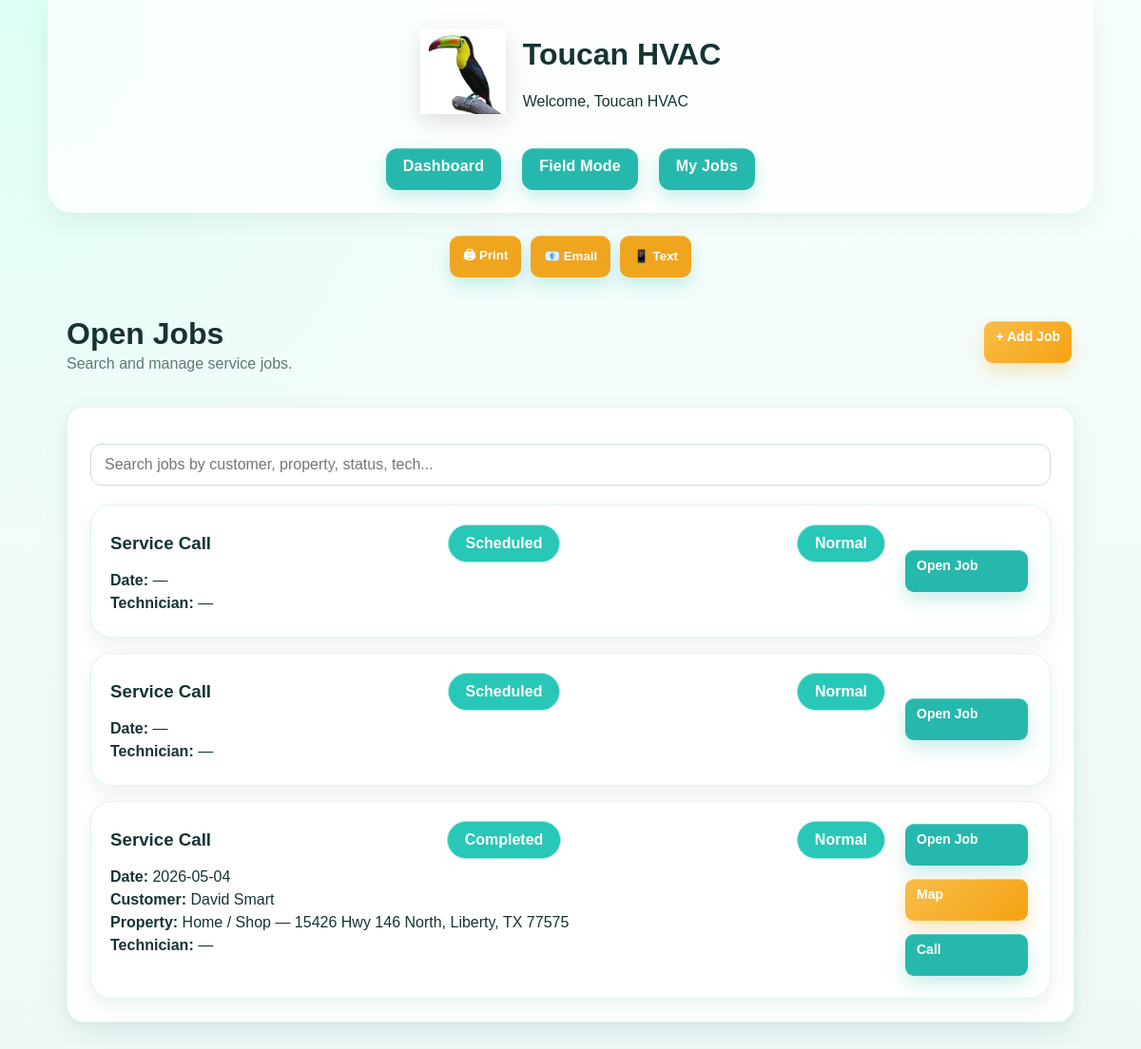
Before: /service-jobs with the older database file.
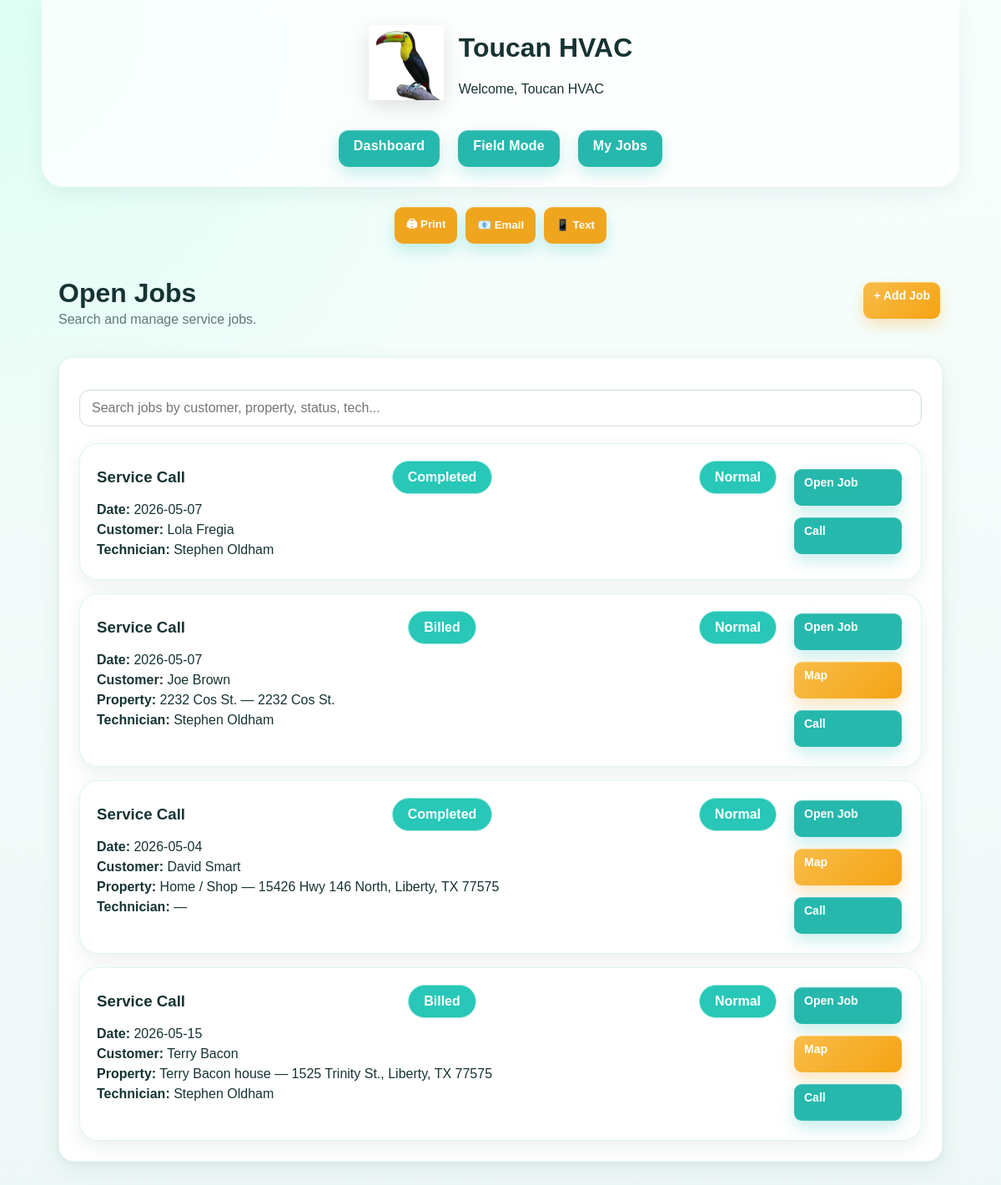
After: the same page with the newer database file.
### app.py (models this page shows)
class ServiceJob(db.Model):
    id = db.Column(db.Integer, primary_key=True)
    customer_id = db.Column(db.Integer, db.ForeignKey('customer.id'))
    property_id = db.Column(db.Integer, db.ForeignKey('property.id'))
    description = db.Column(db.Text)
    scheduled_date = db.Column(db.String(50))
    status = db.Column(db.String(50), default="Scheduled")
    technician = db.Column(db.String(100))
    created_at = db.Column(db.DateTime, default=datetime.utcnow)

class Customer(db.Model):
    id = db.Column(db.Integer, primary_key=True)
    first_name = db.Column(db.String(120), nullable=False)
    last_name = db.Column(db.String(120), nullable=False)
    phone = db.Column(db.String(50))
    email = db.Column(db.String(120))

class Property(db.Model):
    id = db.Column(db.Integer, primary_key=True)
    property_name = db.Column(db.String(120), nullable=False)
    address = db.Column(db.String(200), nullable=False)
    customer_id = db.Column(db.Integer, db.ForeignKey("customer.id"), nullable=False)

### app.py (the view)
@app.route('/service-jobs')
def service_jobs():
    jobs = ServiceJob.query.all()
    customers = {c.id: c for c in Customer.query.all()}
    properties = {p.id: p for p in Property.query.all()}
    return render_template(
        'service_jobs.html',
        jobs=jobs,
        customers=customers,
        properties=properties,
        user=current_user()
    )

### app.py (called while the page is built)
def current_user():
    user_id = session.get("user_id")
    if not user_id:
        return None
    return db.session.get(User, user_id)

### templates/service_jobs.html (shortened to what this page needs)
{% extends "base.html" %}
{% block content %}
<div class="page-title-row">
  <div>
    <h1>Open Jobs</h1>
    <p>Search and manage service jobs.</p>
  </div>
  <a class="action-btn gold" href="/service-jobs/new">+ Add Job</a>
</div>
<div class="card">
  <input id="jobSearch"
         class="search-box"
         placeholder="Search jobs by customer, property, status, tech..."
         onkeyup="searchJobs()">
  <div class="job-card-list">
    {% for job in jobs %}
      {% set customer = customers.get(job.customer_id) %}
      {% set property = properties.get(job.property_id) %}
      <div class="job-list-card">
        <div class="job-card-main">
          <div class="job-card-top">
            <h3>{{ job.description or "Service Call" }}</h3>
            <span class="status-pill">{{ job.status or "Scheduled" }}</span>
            {% if job.priority == "Emergency" %}
              <span class="status-pill danger-pill priority-pill">🚨 Emergency</span>
            {% elif job.priority == "Urgent" %}
              <span class="status-pill urgent-pill priority-pill">⚠️ Urgent</span>
            {% else %}
              <span class="status-pill priority-pill">Normal</span>
            {% endif %}
          </div>
          <p><b>Date:</b> {{ job.scheduled_date or "—" }}</p>
          {% if customer %}
            <p><b>Customer:</b> {{ customer.first_name }} {{ customer.last_name }}</p>
          {% endif %}
          {% if property %}
            <p><b>Property:</b> {{ property.property_name }} — {{ property.address }}</p>
          {% endif %}
          <p><b>Technician:</b> {{ job.technician or "—" }}</p>
        </div>
        <div class="job-card-actions">
          <a class="action-btn" href="/service-jobs/{{ job.id }}">Open Job</a>
          {% if property %}
            <a class="action-btn gold"
               target="_blank"
               href="https://www.google.com/maps/search/?api=1&query={{ property.address | urlencode }}">
               Map
            </a>
          {% endif %}
          {% if customer and customer.phone %}
            <a class="action-btn" href="tel:{{ customer.phone }}">Call</a>
          {% endif %}
        </div>
      </div>
    {% else %}
      <p>No jobs yet.</p>
    {% endfor %}
  </div>
</div>
{% endblock %}

### templates/base.html (shortened to what this page needs)
<!doctype html>
<html>
<head>
  <link rel="stylesheet" href="{{ url_for('static', filename='style.css') }}">
</head>
<body>
<header class="main-header">
  <div class="logo-area">
    <img src="/static/logo.png" class="logo">
    <div>
      <h1>Toucan HVAC</h1>
      <p>Welcome, {{ user.name if user else "Toucan HVAC" }}</p>
    </div>
  </div>
<div class="nav-row">
  <a class="nav-pill" href="/">Dashboard</a>
  <a class="nav-pill" href="/tech-mobile">Field Mode</a>
  <a class="nav-pill" href="/my-jobs">My Jobs</a>
</div>
</header>
  <main class="page-wrap">
<div class="page-tools">
  <button onclick="window.print()">🖨 Print</button>
  <button onclick="emailPage()">📧 Email</button>
  <button onclick="textPage()">📱 Text</button>
</div>
{% block content %}{% endblock %}
  </main>
</body>
</html>

Changed rows visible on the page:
changed ServiceJob (number 1 of 4 on the later page): status "Scheduled" → "Completed"; scheduled_date "—" → "2026-05-07"; technician "—" → "Stephen Oldham"; now shows "Customer: Call"
added Customer: first_name "Lola", last_name "Fregia"
changed ServiceJob (number 2 of 4 on the later page): status "Scheduled" → "Billed"; scheduled_date "—" → "2026-05-07"; technician "—" → "Stephen Oldham"; now shows "Customer: Property: — Map Call"
added Customer: first_name "Joe", last_name "Brown"
added Property: property_name "2232 Cos St.", address "2232 Cos St."
added ServiceJob: description "Service Call", status "Billed", scheduled_date "2026-05-15", technician "Stephen Oldham"
added Customer: first_name "Terry", last_name "Bacon"
added Property: property_name "Terry Bacon house", address "1525 Trinity St., Liberty, TX 77575"
